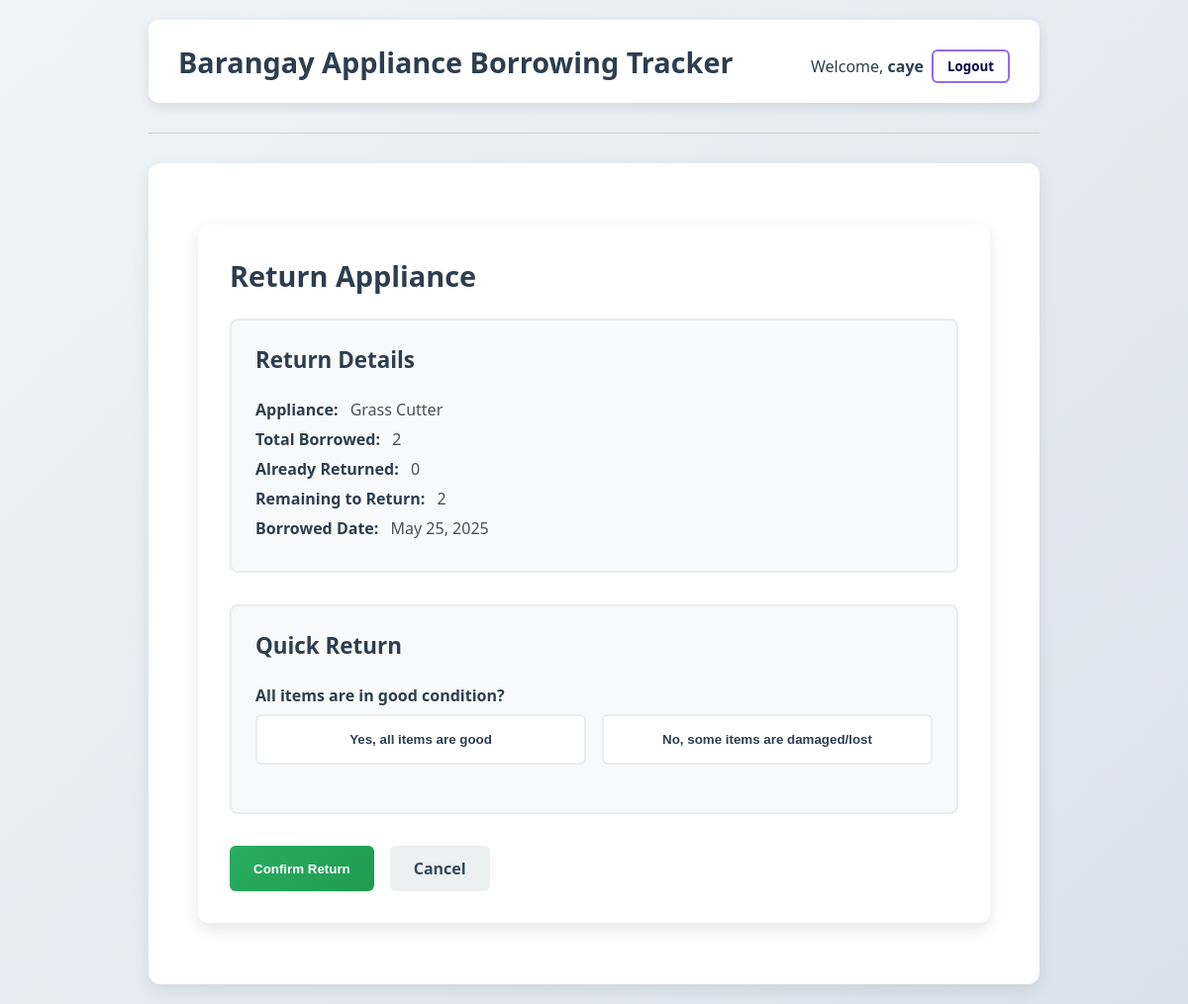
The page /return-appliance/32/ (signed in) on the database its author committed.
### appliances/models.py (models this page shows, shortened)
class BorrowRequest(models.Model):
    UNRETURNED_STATUS_CHOICES = [
        ('pending', 'Pending Return'),
        ('lost', 'Lost'),
        ('damaged', 'Damaged'),
        ('replaced', 'Replaced'),
        ('paid', 'Paid'),
    ]
    ITEM_CONDITION_CHOICES = [
        ('good', 'Good Condition'),
        ('damaged', 'Damaged'),
        ('lost', 'Lost'),
    ]
    user = models.ForeignKey(User, on_delete=models.CASCADE)
    appliance = models.ForeignKey(Appliance, on_delete=models.CASCADE)
    quantity = models.PositiveIntegerField()
    borrow_date = models.DateField(auto_now_add=True)
    return_date = models.DateField(null=True, blank=True)
    approved = models.BooleanField(default=False)
    declined = models.BooleanField(default=False)
    notified = models.BooleanField(default=False)
    returned_quantity = models.PositiveIntegerField(default=0)
    unreturned_quantity = models.PositiveIntegerField(default=0)
    unreturned_status = models.CharField(
        max_length=20,
        choices=UNRETURNED_STATUS_CHOICES,
        null=True,
        blank=True
    )
    unreturned_reason = models.TextField(null=True, blank=True)
    item_conditions = models.JSONField(default=dict, blank=True)
    resolution_status = models.JSONField(default=dict, blank=True)
    full_name = models.CharField(max_length=255, null=True, blank=True)
    contact_number = models.CharField(max_length=20, null=True, blank=True)
    location = models.TextField(null=True, blank=True)
    planned_borrow_date = models.DateField(null=True, blank=True)
    planned_return_date = models.DateField(null=True, blank=True)

class Appliance(models.Model):
    category = models.ForeignKey(Category, on_delete=models.CASCADE, related_name='appliances')
    name = models.CharField(max_length=100)
    description = models.TextField()
    quantity = models.PositiveIntegerField()
    image = models.ImageField(upload_to='appliance_images/', null=True, blank=True)

### appliances/views.py (the view, shortened to what this page needs)
# urls.py: path('return-appliance/<int:request_id>/', views.return_appliance, name='return_appliance'),
@login_required
def return_appliance(request, request_id):
    borrow_request = get_object_or_404(BorrowRequest, id=request_id, approved=True, user=request.user)
    return render(request, 'appliances/return_appliance.html', {
        'borrow_request': borrow_request,
        'remaining_items': range(borrow_request.unreturned_quantity)
    })

### appliances/templates/appliances/return_appliance.html (shortened to what this page needs)
{% extends 'appliances/base.html' %}
{% block content %}
<div class="return-confirmation">
    <h2>Return Appliance</h2>
    <div class="info-box">
        <h3>Return Details</h3>
        <p><strong>Appliance:</strong> {{ borrow_request.appliance.name }}</p>
        <p><strong>Total Borrowed:</strong> {{ borrow_request.quantity }}</p>
        <p><strong>Already Returned:</strong> {{ borrow_request.returned_quantity }}</p>
        <p><strong>Remaining to Return:</strong> {{ borrow_request.unreturned_quantity }}</p>
        <p><strong>Borrowed Date:</strong> {{ borrow_request.borrow_date }}</p>
    </div>
    <form method="POST" class="return-form" id="returnForm">
        <div class="bulk-return-section">
            <h3>Quick Return</h3>
            <div class="form-group">
                <label>All items are in good condition?</label>
                <div class="quick-return-options">
                    <button type="button" class="btn-quick-return" id="allGood">Yes, all items are good</button>
                    <button type="button" class="btn-quick-return" id="someDamaged">No, some items are damaged/lost</button>
                </div>
            </div>
        </div>
        <div class="button-group">
            <button type="submit" class="btn-return">Confirm Return</button>
            <a href="{% url 'my_borrow_requests' %}" class="btn-cancel">Cancel</a>
        </div>
    </form>
</div>
{% endblock %}

### appliances/templates/appliances/base.html (shortened to what this page needs)
<!DOCTYPE html>
<html lang="en">
<head>
</head>
<body>
    <header>
        <h1>Barangay Appliance Borrowing Tracker</h1>
        <div class="user-area">
            {% if user.is_authenticated %}
                <p>Welcome, <strong>{{ user.username }}</strong></p>
                <form method="POST" action="{% url 'logout' %}" class="logout-form">
                    <button type="submit" aria-label="Logout">Logout</button>
                </form>
            {% else %}
                <a href="{% url 'login' %}">Login</a>
                <a href="{% url 'register' %}">Register</a>
            {% endif %}
        </div>
    </header>
    <hr>
    <main>
        {% block content %}{% endblock %}
    </main>
</body>
</html>

### appliances/templates/appliances/base.html (style rules this page uses)
* { margin: 0; padding: 0; box-sizing: border-box; }
body { font-family: 'Segoe UI', Tahoma, Geneva, Verdana, sans-serif; background: linear-gradient(135deg, #f0f4f8, #d9e2ec); color: #333; min-height: 100vh; display: flex; flex-direction: column; align-items: center; padding: 20px; }
header { width: 100%; max-width: 900px; background: #fff; box-shadow: 0 4px 12px rgba(0,0,0,0.1); padding: 20px 30px; border-radius: 10px; display: flex; justify-content: space-between; align-items: center; flex-wrap: wrap; }
header h1 { font-weight: 700; font-size: 1.8rem; color: #2c3e50; flex-grow: 1; min-width: 200px; }
.user-area { font-size: 1rem; color: #555; display: flex; align-items: center; gap: 15px; flex-wrap: wrap; margin-top: 10px; }
.user-area p, .user-area a { margin: 0; color: #2c3e50; text-decoration: none; }
form.logout-form { display: inline; margin-left: -7px; }
form.logout-form button { background-color: transparent; border: 2px solid #956aea; color: #070444; padding: 6px 14px; font-weight: 600; border-radius: 6px; cursor: pointer; transition: all 0.3s ease; font-family: inherit; }
hr { margin: 30px 0; border: none; border-top: 1px solid #ccc; width: 100%; max-width: 900px; }
main { width: 100%; max-width: 900px; background: white; padding: 30px 40px; border-radius: 12px; box-shadow: 0 6px 18px rgba(0,0,0,0.08); min-height: 400px; }

### appliances/templates/appliances/return_appliance.html (style rules this page uses)
.return-confirmation { max-width: 800px; margin: 2rem auto; padding: 2rem; background: white; border-radius: 10px; box-shadow: 0 6px 15px rgba(0,0,0,0.1); }
h2, h3 { color: #2c3e50; margin-bottom: 1.5rem; }
h2 { font-size: 1.8rem; font-weight: 700; }
h3 { font-size: 1.4rem; font-weight: 600; }
.info-box { background: #f8f9fa; border: 2px solid #e9ecef; border-radius: 8px; padding: 1.5rem; margin-bottom: 2rem; }
.info-box p { margin: 0.5rem 0; color: #495057; }
.info-box p strong { color: #2c3e50; margin-right: 0.5rem; }
.bulk-return-section, .damage-section { background: #f8f9fa; border: 2px solid #e9ecef; border-radius: 8px; padding: 1.5rem; margin-bottom: 1.5rem; }
.quick-return-options { display: flex; gap: 1rem; margin-top: 0.5rem; }
.btn-quick-return { flex: 1; padding: 1rem; border: 2px solid #e9ecef; border-radius: 6px; background: white; color: #2c3e50; font-weight: 600; cursor: pointer; transition: all 0.3s ease; }
.form-group { margin-bottom: 1.5rem; }
.form-group label { display: block; margin-bottom: 0.5rem; color: #2c3e50; font-weight: 600; }
.button-group { display: flex; gap: 1rem; margin-top: 2rem; }
.btn-return { background: linear-gradient(135deg, #27ae60, #219a52); color: white; border: none; padding: 12px 24px; border-radius: 6px; font-weight: 600; cursor: pointer; transition: all 0.3s ease; }
.btn-cancel { background: #ecf0f1; color: #34495e; text-decoration: none; padding: 12px 24px; border-radius: 6px; font-weight: 600; transition: all 0.3s ease; }

### rows shown on the page
BorrowRequest: appliance.name "Grass Cutter", quantity "2", returned_quantity "0", unreturned_quantity "2", borrow_date "May 25, 2025"

### other values the page prints
{{ user.username }} "caye"
